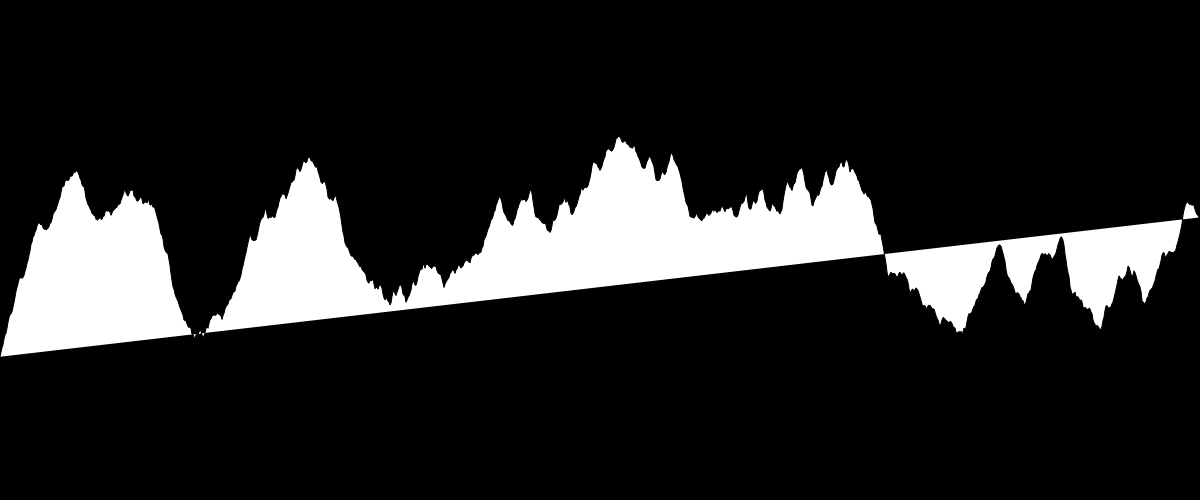
Frame 1 (no input)
Frame 2 (the mouse pressed at the canvas centre, redrawn once): identical to frame 1, image omitted

The p5.js sketch that drew this single still picture (run headless with seeded random() and noise() and a simulated clock; the mouse was pressed at the canvas centre and the sketch redrawn once):

// p5.js sketch
// ── sketch.js
//////////////////////////////////////////////////
// COURSERA GRAPHICS PROGRAMMING
//////////////////////////////////////////////////
function setup() {
    createCanvas(1200, 500);
    background(0);
    rectMode(CENTER);
}
//////////////////////////////////////////////////
function draw() {
    background(0);

    //randomGrid();

    noiseDetail(10);
    //noiseGrid();


    noFill();
    beginShape();
    for(var x=0; x<width; x++)
    {
        fill(255)
        var y= noise(x/100) * height;
        vertex(x,y);
    }
    endShape(OPEN);

    noLoop();
}

function randomGrid()
{
    for(var i=0 ; i<width; i++)
    {
        for(var j=0 ; j<height; j++)
        {
            var c = random (0 , 255);
            stroke(c);
            point(i, j);
        }
    }
}

function noiseGrid()
{
    for(var i=0 ; i<width; i++)
    {
        for(var j=0 ; j<height; j++)
        {
            var n = noise( i/100  , j/100);
            var c = map( n , 0 , 1 , 0 , 255);
            stroke(c);
            point(i, j);
        }
    }
}
///////////////////////////////////////////////////
/*function randomGrid(){
    for (var x=0; x<width; x+=1){
        for (var y=0; y<height; y+=1){
            var c = random(0, 255);
            stroke(c)
            point(x, y);
        }
    }
    noLoop();
}
///////////////////////////////////////////////////
function noisyGrid(){
    for (var x=0; x<width; x+=1){
        for (var y=0; y<height; y+=1){
            var n = noise(x/100, y/100);
            var c = map(n, 0, 1, 0, 255);
            stroke(c)
            point(x, y);
        }
    }
}
*/
